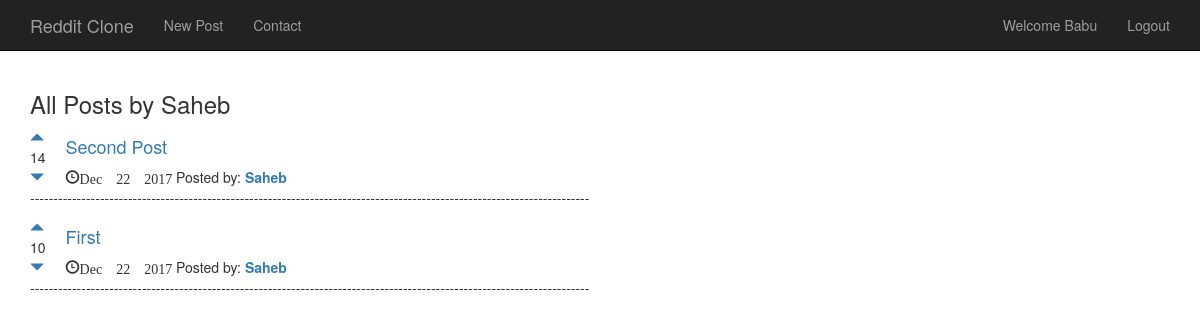
The page /posts/user/5 (signed in) on the database its author committed.
### posts/models.py (models this page shows, shortened)
class Post(models.Model):
    title = models.TextField(max_length=200)
    url = models.TextField()
    pub_date = models.DateTimeField()
    author = models.ForeignKey(User)
    votes_total = models.IntegerField(default=1)
    def pub_date_new(self):
        return self.pub_date.strftime("%b %e %Y")

### posts/views.py (the view)
# urls.py: url(r'^user/(?P<pk>[0-9]+)', views.user_post, name='user_post'),
def user_post(request,pk):
    post = Post.objects.filter(author__id=pk).order_by('-votes_total')
    author = User.objects.get(pk=pk)
    return render(request, 'posts/user_post.html', {'post':post, 'author':author})

### posts/templates/posts/user_post.html (shortened to what this page needs)
{% extends "base.html" %}
{% block body_block %}
  <h3>All Posts by {{author.username}}</h3>
  {% for post in post %}
    <table>
      <tr>
        <td style="padding-right:20px"><a href="#" onClick="document.getElementById('upvote{{ post.id }}').submit()"><span class="glyphicon glyphicon-triangle-top"></span></a><br/>{{post.votes_total}}<br/><a href="" onClick="document.getElementById('downvote{{ post.id }}').submit()"><span class="glyphicon glyphicon-triangle-bottom"></span></a></td>
        <td><h4><a href="{{post.url}}">{{post.title}}</a></h4><span class="glyphicon glyphicon-time">{{post.pub_date_new}}</span> Posted by: <a href="{% url 'posts:user_post' post.author.id %}"><strong>{{post.author.username}}</strong></a></td>
      </tr>
    </table>
    <p>------------------------------------------------------------------------------------------------------------------------</p>
  {% endfor %}
{% endblock %}

### templates/base.html (shortened to what this page needs)
<!DOCTYPE html>
<html>
  <head>
    <link rel="stylesheet" href="https://maxcdn.bootstrapcdn.com/bootstrap/3.3.7/css/bootstrap.min.css">
  </head>
  <body>
    <nav class="navbar navbar-default navbar-inverse navbar-static-top">
      <div class="container">
        <div class="navbar-header">
          <a class="navbar-brand" href="{% url 'home' %}">Reddit Clone</a>
        </div>
        <div class="collapse navbar-collapse" id="nav1">
          <ul class="nav navbar-nav">
            <li><a href="{% url 'posts:create' %}">New Post</a></li>
            <li><a href="#">Contact</a>
            </li>
          </ul>
          <ul class="nav navbar-nav navbar-right">
            {% if user.is_authenticated %}
              <li><a href="#">Welcome {{user.username}}</a></li>
              <li><a href="{% url 'accounts:logoutview' %}">Logout</a>
              </li>
            {% else %}
              <li><a href="{% url 'accounts:signup' %}">Register</a>
              </li>
              <li><a href="{% url 'accounts:loginview' %}">Login</a>
              </li>
            {% endif %}
          </ul>
        </div>
      </div>
    </nav>
    <div class="container">
      {% block body_block %}
      {% endblock %}
    </div>
  </body>
</html>

### rows shown on the page
Post: votes_total "14", title "Second Post", pub_date_new "Dec 22 2017", author.username "Saheb"
Post: votes_total "10", title "First", pub_date_new "Dec 22 2017", author.username "Saheb"

### other values the page prints
{{ user.username }} "Babu"
{{ author.username }} "Saheb"
